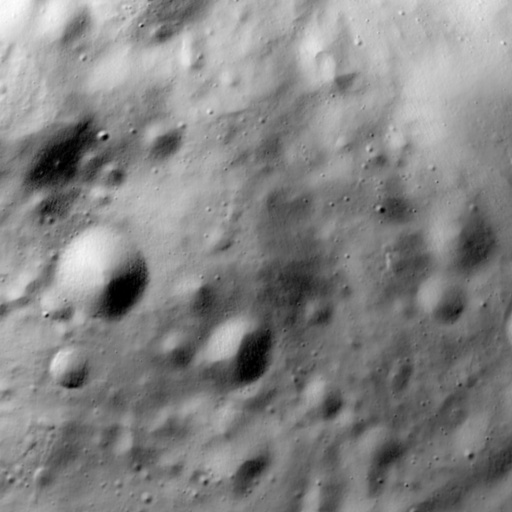
#> input picture 3D implimentation/StereoLunar-main/quick_testing/Dynamic_baseline_sample/paire1/im_01194.jpg, 512 x 512 px
$ python -i dem_builder.py   (imports and definitions only)   (older library calls are emulated)
#> lines starting #> are read from the running program, lines starting #| are printed output that depends on the picture
#> further down, picture is the input picture: shape (512, 512, 3); min 0, max 254, mean 131.9
"""
3D Lunar DEM Builder — True Stereo Triangulation
==================================================
Generates a calibrated Digital Elevation Model (DEM) from a stereo pair of
Chandrayaan-2 images.

Key fixes vs. the original implementation
------------------------------------------
1. **Real triangulation** — disparity is converted to metres via
   ``Z = (focal_px × baseline_m) / disparity``, so the output DEM is in
   *metres above the local reference surface*, not in raw disparity counts.

2. **ASP camera models** — NASA Ames Stereo Pipeline is called with proper
   pinhole ``.tsai`` camera-model files auto-generated from PDS4 metadata or
   the built-in Chandrayaan-2 sensor defaults.  Without these files ASP was
   silently using identity cameras, producing garbage depth estimates.

3. **Sensor defaults** — ``ChandrayaanCameraModel`` encodes published specs for
   TMC (Terrain Mapping Camera) and OHRC (Orbiter High Resolution Camera).
   Values can be overridden via ``configs/default.yaml → stereo:``.

References
----------
- Chandrayaan-2 TMC-2 instrument paper (Space Science Reviews, 2021)
- ASP Book — "Using Pinhole Cameras" chapter
- SPICE/PDS4 label geometry fields
"""

from __future__ import annotations

import cv2
import numpy as np
import threading
import time
import logging
import os
from dataclasses import dataclass
from typing import Tuple, Optional, Dict, Any, List, Union

logger = logging.getLogger(__name__)


# ---------------------------------------------------------------------------
# Chandrayaan-2 sensor defaults
# ---------------------------------------------------------------------------
@dataclass
class ChandrayaanCameraModel:
    """
    Pinhole camera model parameters for Chandrayaan-2 sensors.

    All values are approximations based on published instrument specifications.
    Override via ``configs/default.yaml → stereo:`` or from PDS4 label parsing.

    Attributes
    ----------
    sensor : str
        Sensor identifier: 'tmc' (TMC-2), 'ohrc', or 'iirs'.
    focal_length_mm : float
        Effective focal length in millimetres.
    pixel_size_um : float
        Pixel size in micrometres (square pixels assumed).
    baseline_m : float
        Stereo baseline — distance between fore and aft camera centres in
        metres as projected at the Moon's surface.  For TMC-2 fore/aft stereo
        this is derived from the 25° stereo angle and ~100 km orbital altitude:
        ``baseline ≈ 2 × 100 000 × tan(12.5°) ≈ 44 000 m``.
    gsd_m : float
        Ground Sample Distance in metres/pixel at nominal orbital altitude.
    image_width_px : int
        Sensor array width in pixels (used to compute principal point).
    image_height_px : int
        Sensor array height in pixels.
    """
    sensor: str = "tmc"
    focal_length_mm: float = 140.0      # TMC-2: 140 mm EFL (GSD=5m at 100km, pitch 7µm)
    pixel_size_um: float = 7.0          # TMC-2: 7 µm pixel pitch
    baseline_m: float = 93_300.0        # TMC fore/aft baseline at 100km (B/H=0.933 at ±25°)
    gsd_m: float = 5.0                  # TMC-2 nadir channel: 5.0 m/px
    image_width_px: int = 4096          # TMC-2 CCD width
    image_height_px: int = 4096

    # [14 lines left out: functions focal_px, cx, cy, not called in this run]


# Sensor preset lookup
_SENSOR_PRESETS = {
    "tmc": ChandrayaanCameraModel(
        sensor="tmc",
        focal_length_mm=140.0,   # TMC-2: 140 mm EFL
        pixel_size_um=7.0,
        baseline_m=93_300.0,     # B/H = 0.933 at 100km altitude
        gsd_m=5.0,
        image_width_px=4096,
        image_height_px=4096,
    ),
    "ohrc": ChandrayaanCameraModel(
        sensor="ohrc",
        focal_length_mm=2200.0,  # OHRC: 2200 mm EFL (GSD=0.25m at 100km, pitch 5.5µm)
        pixel_size_um=5.5,       # OHRC: 5.5 µm pixel pitch
        baseline_m=93_300.0,     # Equivalent orbital stereo baseline
        gsd_m=0.25,              # OHRC: 25 cm/px
        image_width_px=6000,
        image_height_px=6000,
    ),
    # IIRS values are conservative nominal defaults. PDS4 label values should
    # override these for any certified run because IIRS products vary by mode.
    "iirs": ChandrayaanCameraModel(
        sensor="iirs",
        focal_length_mm=100.0,
        pixel_size_um=25.0,
        baseline_m=0.0,
        gsd_m=80.0,
        image_width_px=1024,
        image_height_px=1024,
    ),
}


# [77 lines left out: functions get_camera_model, despike_and_clamp_lunar_slopes, not called in this run]


def compute_photoclinometry_sfs(
    image: np.ndarray,
    sun_az_deg: float = 65.0,
    sun_el_deg: float = 20.0,
    gsd_m: float = 5.0,
    detail_scale: float = 12.0,
) -> np.ndarray:
    """
    Reconstruct high-frequency micro-topography from lunar surface radiance (Photoclinometry).
    Integrates surface gradients along solar illumination azimuth using Frankot-Chellappa / Poisson solver
    with rigorous solar elevation sensitivity scaling and GSD resolution calibration.
    """
#> called with sun_az_deg = 65, sun_el_deg = 20, gsd_m = 5, detail_scale = 12
    img = image.astype(np.float32)
    p1, p99 = np.percentile(img, 1), np.percentile(img, 99)
#> p1 = 21; p99 = 218
    i_norm = np.clip((img - p1) / max(p99 - p1, 1e-3), 0.02, 1.0)
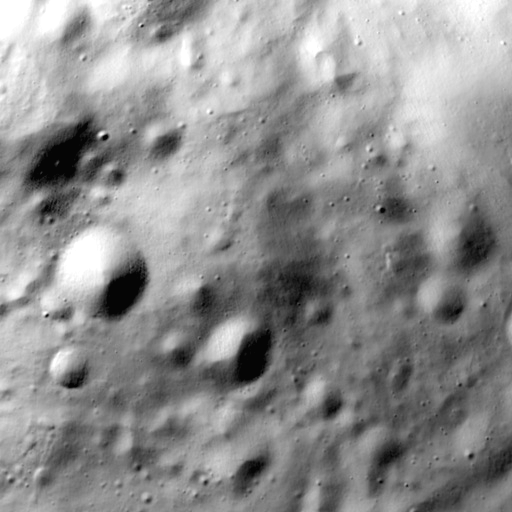
#> i_norm: shape (512, 512, 3) float32; min 0.02, max 1, mean 0.563
    k_size = max(15, (min(img.shape[:2]) // 20) * 2 + 1)
#> k_size = 51
    mean_i = cv2.GaussianBlur(i_norm, (k_size, k_size), 0)
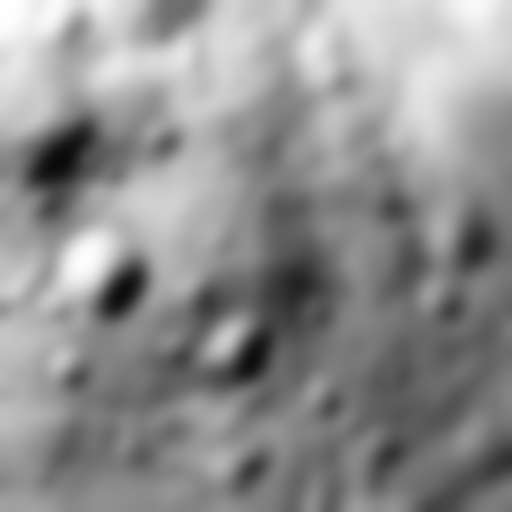
#> mean_i: shape (512, 512, 3) float32; min 0.0403, max 1, mean 0.563
    d_radiance = i_norm - mean_i
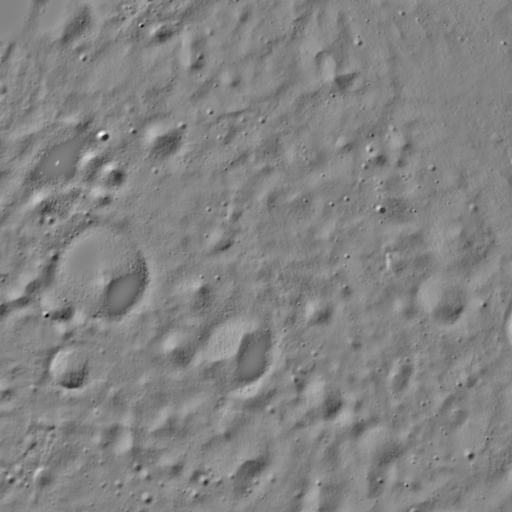
#> d_radiance: shape (512, 512, 3) float32; min -0.618, max 0.583, mean 2.18e-05; drawn with min black and max white

    # Solar unit vector in image coordinates:
    # Azimuth: 0° = North (up, -y), 90° = East (right, +x)
    az_rad = np.radians(float(sun_az_deg) % 360.0)
    el_deg = max(5.0, min(85.0, float(sun_el_deg)))
    el_factor = max(float(np.tan(np.radians(el_deg))), 0.15)

    # Gradients along image x (East) and y (South)
    # Sun vector points: sx = sin(az), sy = -cos(az)
    sx = float(np.sin(az_rad))
    sy = -float(np.cos(az_rad))

    # Slope response: sun-facing slopes are brighter; scale inversely with elevation factor
    grad_scale = 0.25 / el_factor
    p = -d_radiance * sx * grad_scale
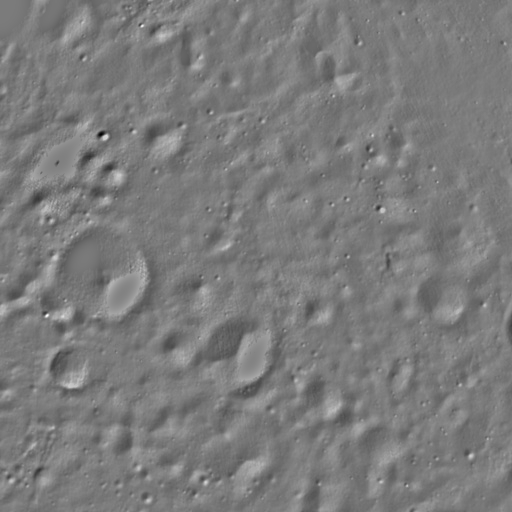
#> p: shape (512, 512, 3) float32; min -0.363, max 0.385, mean -1.36e-05; drawn with min black and max white
    q = -d_radiance * sy * grad_scale

    kx = np.fft.fftfreq(img.shape[1])[np.newaxis, :]
    ky = np.fft.fftfreq(img.shape[0])[:, np.newaxis]
    k2 = kx**2 + ky**2
    k2[0, 0] = 1.0
    P, Q = np.fft.fft2(p), np.fft.fft2(q)
#> (the run stopped early here; a loop or call above may not have finished)

$ run again, on 3D implimentation/StereoLunar-main/quick_testing/Dynamic_baseline_sample/paire1/im_01195.jpg
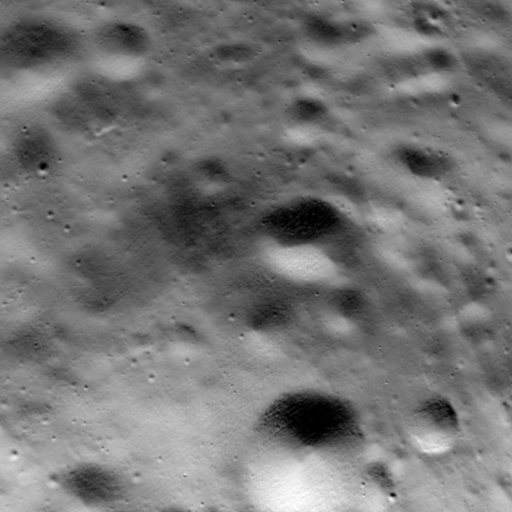
#> input picture 3D implimentation/StereoLunar-main/quick_testing/Dynamic_baseline_sample/paire1/im_01195.jpg, 512 x 512 px
#> picture is the input picture: shape (512, 512, 3); min 0, max 255, mean 117
#> p1 = 15; p99 = 214
#> in compute_photoclinometry_sfs, `d_radiance = i_norm - mean_i`:
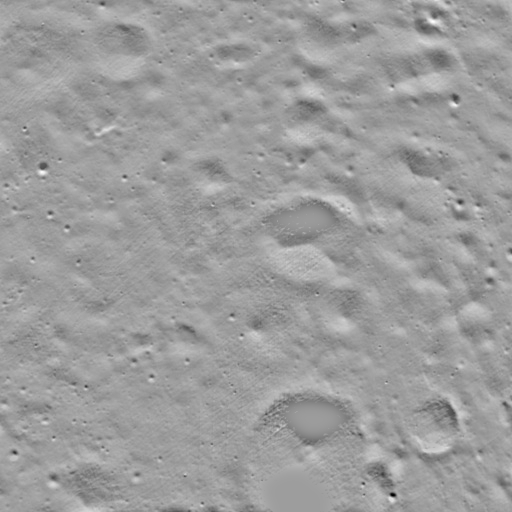
#> d_radiance: shape (512, 512, 3) float32; min -0.663, max 0.413, mean -1.96e-06; drawn with min black and max white
#> in compute_photoclinometry_sfs, `p = -d_radiance * sx * grad_scale`:
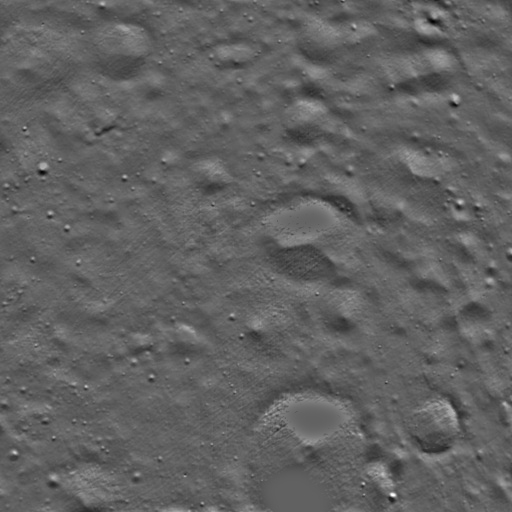
#> p: shape (512, 512, 3) float32; min -0.257, max 0.413, mean 1.22e-06; drawn with min black and max white

$ run again, on 3D implimentation/StereoLunar-main/quick_testing/Dynamic_baseline_sample/paire1/im_01196.jpg
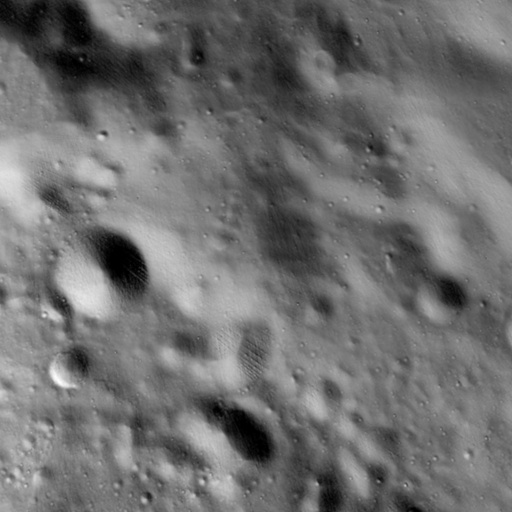
#> input picture 3D implimentation/StereoLunar-main/quick_testing/Dynamic_baseline_sample/paire1/im_01196.jpg, 512 x 512 px
#> picture is the input picture: shape (512, 512, 3); min 0, max 254, mean 111.8
#> p1 = 10; p99 = 195
#> in compute_photoclinometry_sfs, `mean_i = cv2.GaussianBlur(i_norm, (k_size, k_size), 0)`:
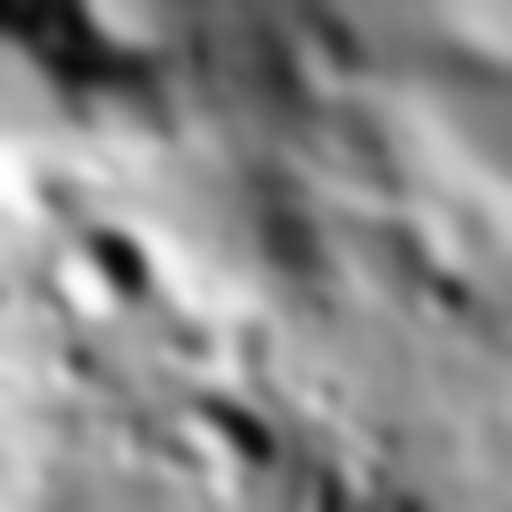
#> mean_i: shape (512, 512, 3) float32; min 0.0352, max 0.999, mean 0.55
#> in compute_photoclinometry_sfs, `p = -d_radiance * sx * grad_scale`:
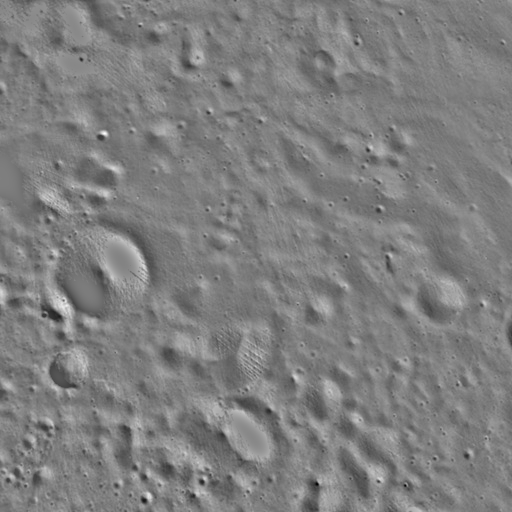
#> p: shape (512, 512, 3) float32; min -0.32, max 0.321, mean -1.39e-05; drawn with min black and max white

$ run again, on 3D implimentation/StereoLunar-main/quick_testing/Dynamic_baseline_sample/paire1/im_01197.jpg
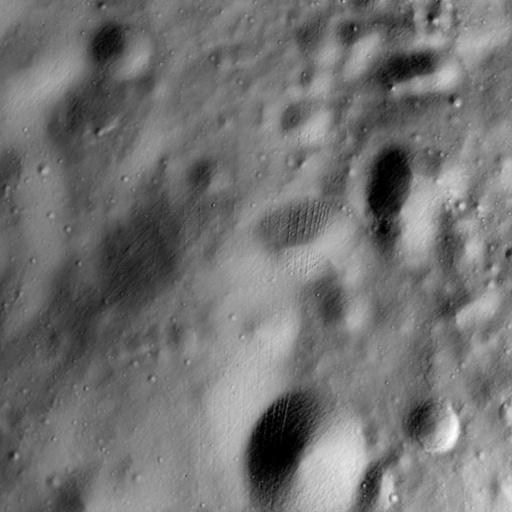
#> input picture 3D implimentation/StereoLunar-main/quick_testing/Dynamic_baseline_sample/paire1/im_01197.jpg, 512 x 512 px
#> picture is the input picture: shape (512, 512, 3); min 0, max 255, mean 114.3
#> p1 = 9; p99 = 198
#> in compute_photoclinometry_sfs, `mean_i = cv2.GaussianBlur(i_norm, (k_size, k_size), 0)`:
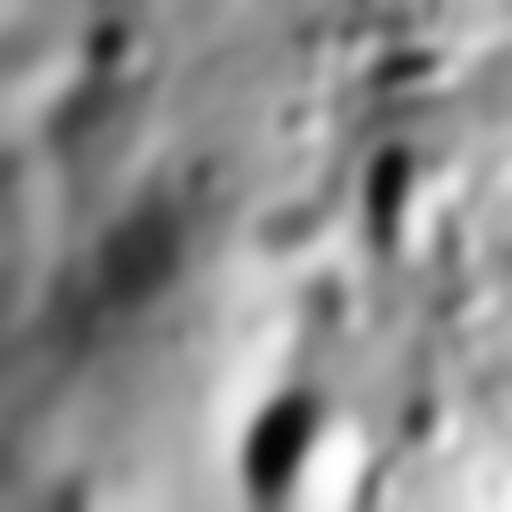
#> mean_i: shape (512, 512, 3) float32; min 0.0219, max 0.999, mean 0.557
#> in compute_photoclinometry_sfs, `p = -d_radiance * sx * grad_scale`:
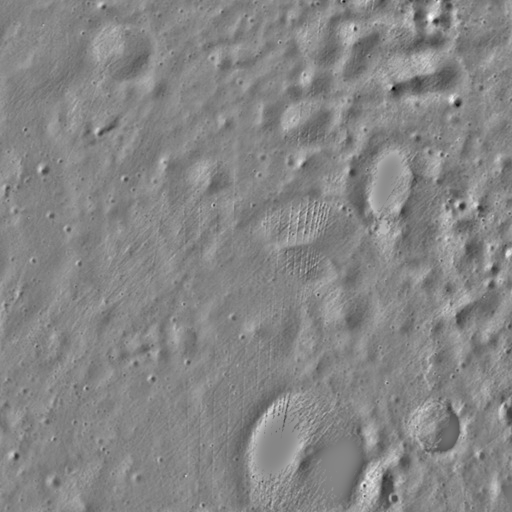
#> p: shape (512, 512, 3) float32; min -0.343, max 0.311, mean 2.24e-06; drawn with min black and max white
